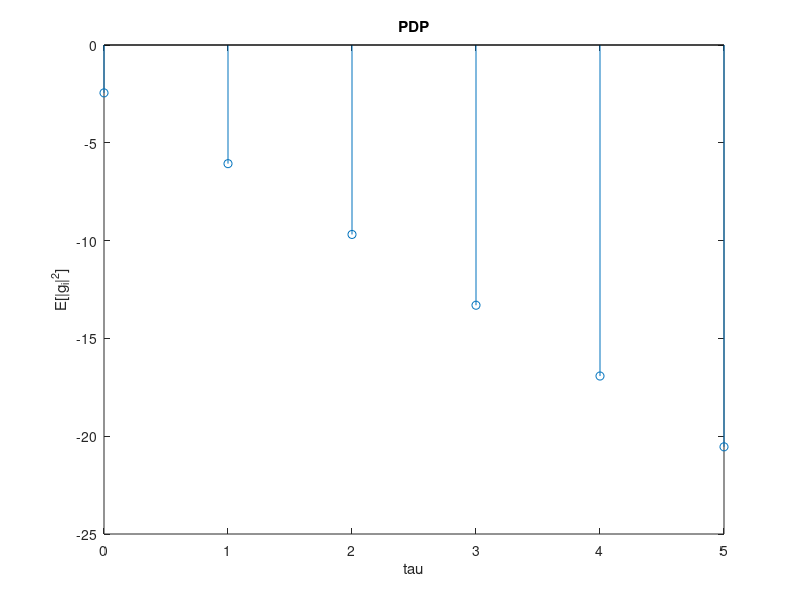

Here is the MATLAB script that generated this plot: (Note: this script raises an error after producing the figure.)
%% Clear, initialize useful quantities
clear all
close all
clc

Tc = 1; % This is the smallest time interval we want to simulate
T = 4*Tc;   % Time sampling interval of the input of the channel
Kdb = 3; % 3 dB
K = 10^(Kdb/10); 
fd = 5*10^-3/T; % doppler frequency

%% Display the PDP for the channel

% The PDP is the sampling of a continuous time exponential PDP with 
% tau_rms / T = 0.3, so tau_rms / Tc = 1.2
% See 4.224 for reference
tau_rms = 0.3*T;  % Tc = 1, as it is the fundamental sampling time

final_tau = 5; % To be determined
% note that for this choice of final_tau
residual_power = exp(-final_tau*Tc/tau_rms);
if (residual_power > 0.1)
   disp('Consider increasing final_tau, since the exp is truncated too early') 
end
tau = 0:Tc:final_tau;
pdp = 1/tau_rms * exp(-tau/tau_rms);

% normalize pdp: it must be sum(E[|g_i|^2] = 1
pdp = pdp/sum(pdp);

C = sqrt(K/(K + 1));   % This is the deterministic component inside of g_1
M_d = sum(pdp) - C^2; % 1 - C^2, it's the sum of energies of random components gtilde

% Determine suitable length for h, N_h, define criterion
% N_h is final_tau, the criterion is linked to the truncation of
% exp(t/taurms)

% Plot the normalised PDP
figure, stem(tau,10*log10(pdp)), title('PDP'), xlabel('tau'), ylabel('E[|g_i|^2]');

%% Show the behavior of |g_i(nTc)| for n = 0:1999, dropping the transient
% We now have to generate the time behavior of the i-th coefficient. For
% this, we use the model in figure 4.36, page 315.
% The transient will have length equal to the length of the convolution of
% the filter cascade. We will drop that quantity of samples.
% The book suggests using 1/10 < f_d*Tp < 1/5. (Benvenuto said Tp/Tq = 50 or
% more)

Tq = Tc; % Fundamental sampling time. This is the same as Tc, right???
% We stick to anastasopolous chugg paper (1997) and choose Tp such that
% fd*Tp = 0.1
Tp = 1/10 * (1/fd) * Tq; % Sampling time used for filtering the white noise
g_samples_needed = 20000; % Some will be dropped because of transient
w_samples_needed = ceil(g_samples_needed / Tp);

% Generate complex-valued Gaussian white noise with zero mean and unit
% variance
w = wgn(w_samples_needed,1,0,'complex');

% Filter the wgn with a narrowband filter. The filter will have the
% classical Doppler spectrum in the frequency domain, with f_d * Tc = 1.25*10^-3
% By using the approach suggested in anastchugg97 we use an iir filter
% with known coefficients and a Cheby low pass filter. Note that it is
% possible to initialize properly the filters, consider doing it in
% following versions since it allows to start in steady state conditions
% and avoid dropping about 2000 samples (it is a very cool thing!)

% these are the coefficients proposed by the authors of anastchugg97
a_dopp = [1, -4.4153, 8.6283, -9.4592, 6.1051, -1.3542, -3.3622, 7.2390, ...
     -7.9361, 5.1221, -1.8401, 2.8706]; 
b_dopp = [1.3651e-4, 8.1905e-4, 2.0476e-3, 2.7302e-3, 2.0476e-3, 9.0939e-4, ...
    6.7852e-4, 1.3550e-3, 1.8076e-3, 1.3550e-3, 5.3726e-4, 6.1818e-5, -7.1294e-5, ...
    -9.5058e-5, -7.1294e-5, -2.5505e-5, 1.3321e-5, 4.5186e-5, 6.0248e-5, 4.5186e-5, ...
    1.8074e-5, 3.0124e-6];

DTFTplot(b_dopp, a_dopp, 1000, 1);

giprime = filter(b_dopp, a_dopp, w);

